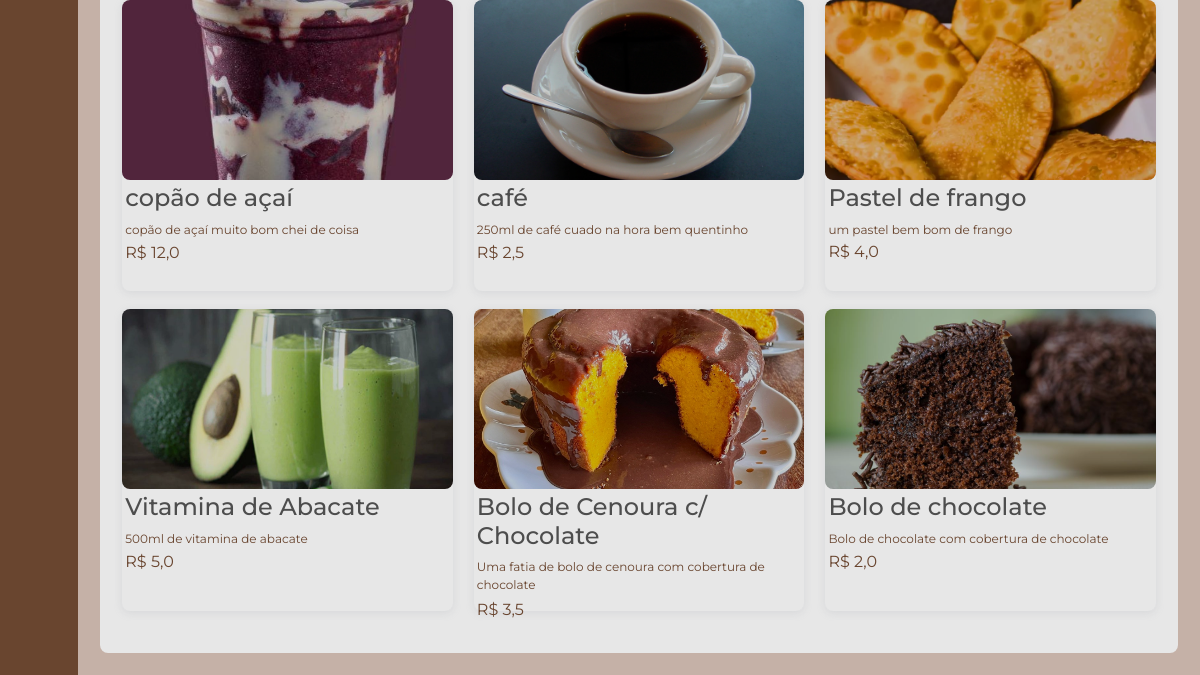
Before: /gerenciamento/ (lower part) with the older database file.
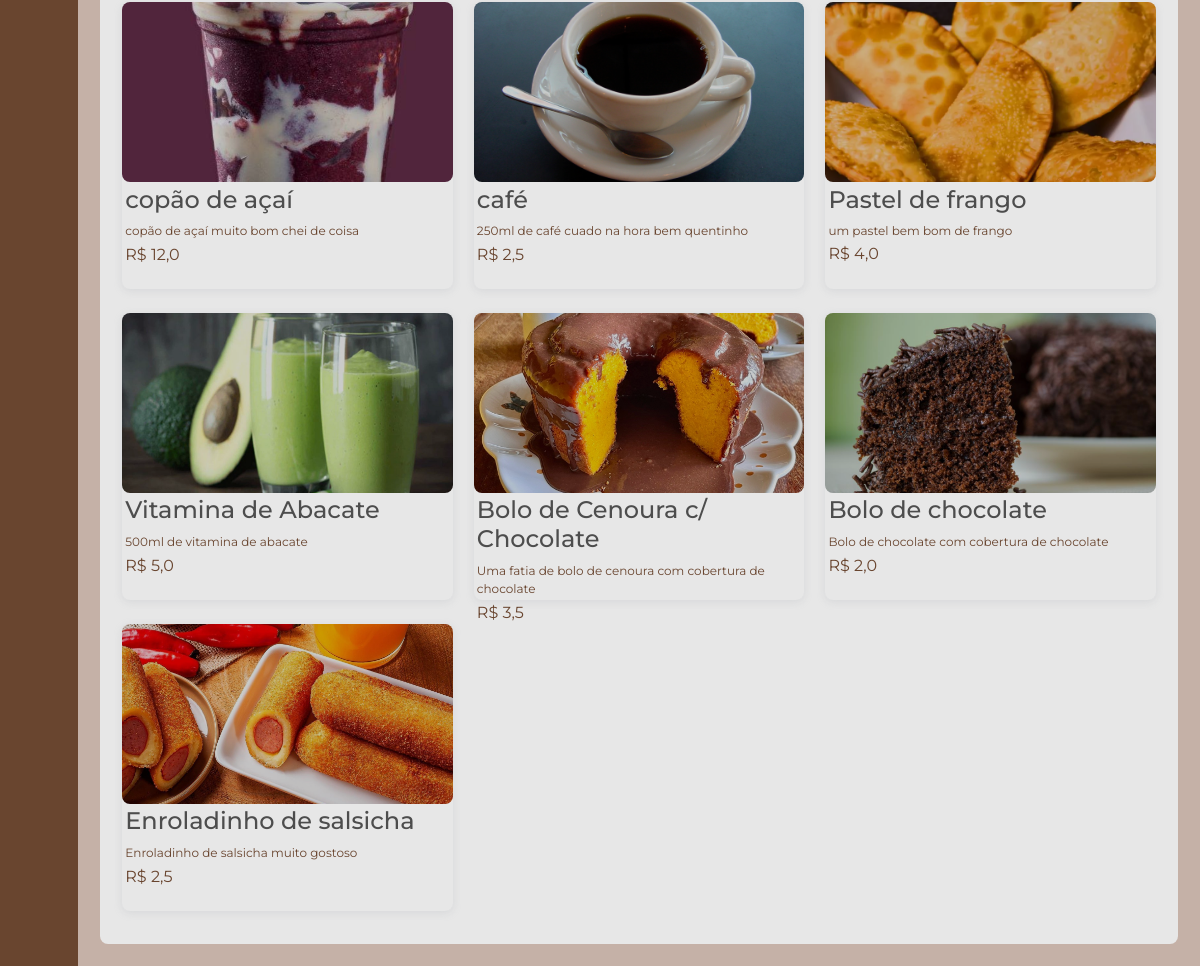
After: the same page with the newer database file.
### gerenciamento/models.py (models this page shows, shortened)
class Produto(models.Model):
    CATEGORIA_CHOICES = [
        ('doce', 'Doce'),
        ('salgado', 'Salgado'),
        ('bebida', 'Bebida'),
        ('bolo', 'Bolo')
    ]
    id_produto = models.AutoField(primary_key=True)
    nome_produto = models.CharField(max_length=255)
    descricao = models.CharField(max_length=255)
    preco = models.FloatField()
    ingredientes = models.ManyToManyField(Ingrediente, through='ProdutoIngrediente')
    categoria = models.CharField(max_length=15, choices=CATEGORIA_CHOICES, default='salgado')
    imagem = models.ImageField(upload_to='media/', null=True, blank=True)

### gerenciamento/views.py (the view)
# urls.py: path('', views.principalGerente, name='gerenciamento'),
def principalGerente(request):
    produtos_list = Produto.objects.all()
    return render(request, 'principalGerente.html', {'produtos': produtos_list})

### gerenciamento/templates/principalGerente.html (shortened to what this page needs)
{% extends "gerente.html" %}
{% load static %}
{% block 'head' %}
    <link rel="stylesheet" href="{% static 'usuarios/css/telaprincipal.css' %}">
    <link rel="stylesheet" href="{% static 'gerenciamento/css/gerenciamento.css' %}">
    <link href='https://unpkg.com/boxicons@2.1.4/css/boxicons.min.css' rel='stylesheet'>
{% endblock %}
{% block 'dashboard' %}
<body>
    <div class="main">
        <div class="main-menus">
            <div class="main-detail">
                <div class="detail-wrapper">
                    {% for produto in produtos %}
                    <div class="detail-card produto-card {{ produto.categoria }}" onclick="expandirProduto('{{ produto.nome_produto }}', '{{ produto.descricao }}', '{{ produto.preco }}', '{{ produto.imagem.url }}')">
                        <img class="detail-img" src="{{ produto.imagem.url }}" alt="{{ produto.nome_produto }}">
                        <div class="detail-desc">
                            <div class="detail-name">
                                <h4>{{produto.nome_produto}}</h4>
                                <p class="detail-sub">{{produto.descricao}}</p>
                                <p class="price">R$ {{produto.preco}}</p>
                            </div>
                        </div>
                    </div>
                    {% endfor %}
                </div>
            </div>
        </div>
    </div>
</body>
{% endblock %}

Changed rows visible on the page:
added Produto: imagem (picture), nome_produto "Enroladinho de salsicha", descricao "Enroladinho de salsicha muito gostoso", preco "2,5"
